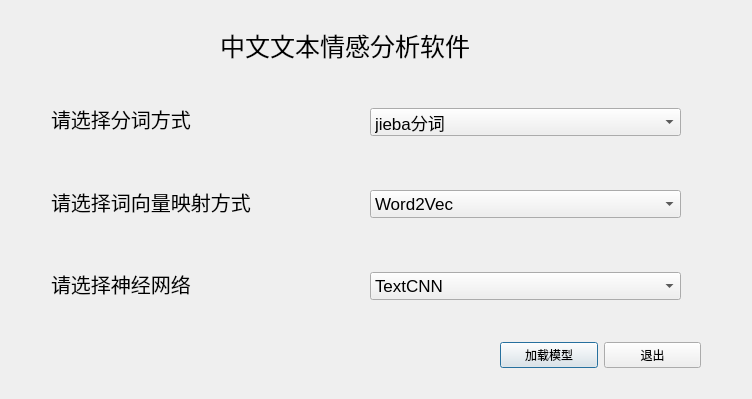
<?xml version="1.0" encoding="UTF-8"?>
<ui version="4.0">
 <class>Dialog</class>
 <widget class="QDialog" name="Dialog">
  <property name="geometry">
   <rect>
    <x>0</x>
    <y>0</y>
    <width>752</width>
    <height>399</height>
   </rect>
  </property>
  <property name="windowTitle">
   <string>Dialog</string>
  </property>
  <property name="styleSheet">
   <string notr="true"/>
  </property>
  <widget class="QLabel" name="Title">
   <property name="geometry">
    <rect>
     <x>220</x>
     <y>20</y>
     <width>401</width>
     <height>51</height>
    </rect>
   </property>
   <property name="font">
    <font>
     <pointsize>19</pointsize>
    </font>
   </property>
   <property name="text">
    <string>中文文本情感分析软件</string>
   </property>
  </widget>
  <widget class="QWidget" name="layoutWidget">
   <property name="geometry">
    <rect>
     <x>500</x>
     <y>320</y>
     <width>201</width>
     <height>71</height>
    </rect>
   </property>
   <layout class="QHBoxLayout" name="horizontalLayout_2">
    <item>
     <widget class="QPushButton" name="pushButton_start">
      <property name="text">
       <string>加载模型</string>
      </property>
     </widget>
    </item>
    <item>
     <widget class="QPushButton" name="pushButton_cancel">
      <property name="text">
       <string>退出</string>
      </property>
     </widget>
    </item>
   </layout>
  </widget>
  <widget class="QWidget" name="layoutWidget">
   <property name="geometry">
    <rect>
     <x>51</x>
     <y>81</y>
     <width>252</width>
     <height>241</height>
    </rect>
   </property>
   <layout class="QVBoxLayout" name="verticalLayout">
    <item>
     <widget class="QLabel" name="label_fenci">
      <property name="font">
       <font>
        <family>Adobe 黑体 Std R</family>
        <pointsize>15</pointsize>
       </font>
      </property>
      <property name="text">
       <string>请选择分词方式</string>
      </property>
      <property name="textInteractionFlags">
       <set>Qt::NoTextInteraction</set>
      </property>
     </widget>
    </item>
    <item>
     <widget class="QLabel" name="label_cixiangliang">
      <property name="font">
       <font>
        <family>Adobe 黑体 Std R</family>
        <pointsize>15</pointsize>
       </font>
      </property>
      <property name="text">
       <string>请选择词向量映射方式</string>
      </property>
      <property name="textInteractionFlags">
       <set>Qt::NoTextInteraction</set>
      </property>
     </widget>
    </item>
    <item>
     <widget class="QLabel" name="label_net">
      <property name="font">
       <font>
        <family>Adobe 黑体 Std R</family>
        <pointsize>15</pointsize>
       </font>
      </property>
      <property name="text">
       <string>请选择神经网络</string>
      </property>
      <property name="textInteractionFlags">
       <set>Qt::NoTextInteraction</set>
      </property>
     </widget>
    </item>
   </layout>
  </widget>
  <widget class="QWidget" name="layoutWidget">
   <property name="geometry">
    <rect>
     <x>370</x>
     <y>60</y>
     <width>311</width>
     <height>291</height>
    </rect>
   </property>
   <layout class="QVBoxLayout" name="verticalLayout_2">
    <item>
     <widget class="QComboBox" name="comboBox_fenci">
      <property name="font">
       <font>
        <pointsize>13</pointsize>
       </font>
      </property>
      <item>
       <property name="text">
        <string>jieba分词</string>
       </property>
      </item>
      <item>
       <property name="text">
        <string>pkuseg分词</string>
       </property>
      </item>
      <item>
       <property name="text">
        <string>snownlp分词</string>
       </property>
      </item>
     </widget>
    </item>
    <item>
     <widget class="QComboBox" name="comboBox__cixiangliang">
      <property name="font">
       <font>
        <pointsize>13</pointsize>
       </font>
      </property>
      <item>
       <property name="text">
        <string>Word2Vec</string>
       </property>
      </item>
      <item>
       <property name="text">
        <string>embedding</string>
       </property>
      </item>
     </widget>
    </item>
    <item>
     <widget class="QComboBox" name="comboBox_net">
      <property name="font">
       <font>
        <pointsize>13</pointsize>
       </font>
      </property>
      <item>
       <property name="text">
        <string>TextCNN</string>
       </property>
      </item>
      <item>
       <property name="text">
        <string>AttTextCNN</string>
       </property>
      </item>
     </widget>
    </item>
   </layout>
  </widget>
  <zorder>layoutWidget</zorder>
  <zorder>layoutWidget</zorder>
  <zorder>layoutWidget</zorder>
  <zorder>Title</zorder>
 </widget>
 <resources/>
 <connections>
  <connection>
   <sender>pushButton_cancel</sender>
   <signal>clicked()</signal>
   <receiver>Dialog</receiver>
   <slot>close()</slot>
   <hints>
    <hint type="sourcelabel">
     <x>649</x>
     <y>351</y>
    </hint>
    <hint type="destinationlabel">
     <x>795</x>
     <y>474</y>
    </hint>
   </hints>
  </connection>
 </connections>
</ui>
